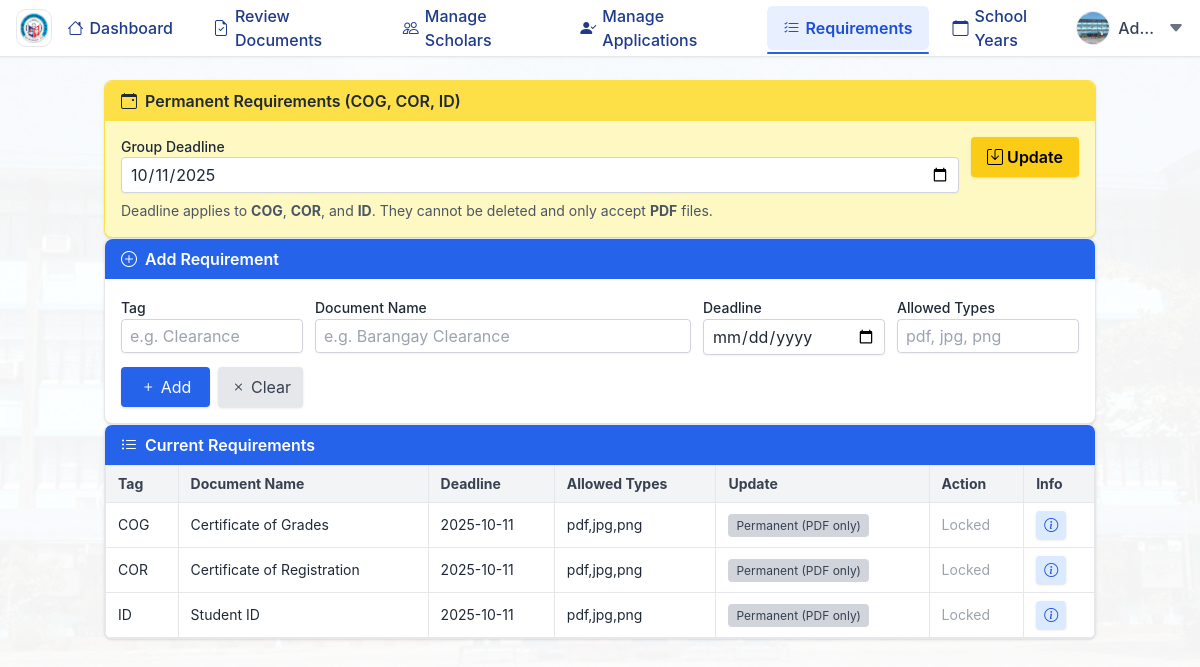
The app's page /admin/manage_requirements.php (signed in) with its own data.
### tables this page shows
CREATE TABLE `requirements` (
  `id` int(11) NOT NULL,
  `tag` varchar(50) NOT NULL,
  `document_type` varchar(255) NOT NULL,
  `deadline` date DEFAULT NULL,
  `allowed_types` varchar(100) NOT NULL DEFAULT 'pdf',
  `is_permanent` tinyint(1) DEFAULT 0,
  `is_required` tinyint(1) DEFAULT 0
);

### admin/manage_requirements.php (the view, shortened to what this page needs)
<?php
require '../config.php';
$db = isset($pdo) ? $pdo : (isset($conn) ? $conn : null);
$reqs = $db->query("SELECT * FROM requirements ORDER BY is_permanent DESC, tag ASC")->fetchAll(PDO::FETCH_ASSOC);
$groupDeadline = null;
foreach ($reqs as $r) {
  if ($r['is_permanent']) {
    $groupDeadline = $r['deadline'];
    break;
  }
}
?>
<!DOCTYPE html>
<html lang="en">
<head>
  <script src="https://cdn.tailwindcss.com"></script>
  <link rel="stylesheet" href="../css/style.css">
  <link rel="stylesheet" href="https://cdn.jsdelivr.net/npm/bootstrap-icons@1.11.3/font/bootstrap-icons.css">
</head>
<body class="bg-gray-50 text-gray-800">
<?php include __DIR__ . '/includes/navbar.php'; ?>
<div class="container mx-auto px-4 py-6">
  <div class="bg-yellow-100 border border-yellow-300 rounded-lg shadow">
    <div class="bg-yellow-300 px-4 py-2 font-semibold flex items-center gap-2 rounded-t-lg">
      <i class="bi bi-calendar-event"></i> Permanent Requirements (COG, COR, ID)
    </div>
    <div class="p-4 space-y-2">
      <form method="post" class="flex flex-col sm:flex-row gap-3">
        <div class="flex flex-col flex-1">
          <label class="text-sm font-medium">Group Deadline</label>
          <input type="date" name="deadline" value="<?= htmlspecialchars($groupDeadline ?? '') ?>"
            class="rounded border-gray-300 px-2 py-1 shadow-sm focus:border-yellow-400 focus:ring-yellow-400">
        </div>
        <div>
          <button type="submit" name="update_group_deadline" class="bg-yellow-400 hover:bg-yellow-500 text-black font-semibold px-4 py-2 rounded shadow transition">
            <i class="bi bi-save"></i> Update
          </button>
        </div>
      </form>
      <p class="text-sm text-gray-600">Deadline applies to <strong>COG</strong>, <strong>COR</strong>, and <strong>ID</strong>. They cannot be deleted and only accept <strong>PDF</strong> files.</p>
    </div>
  </div>
  <div class="bg-white border rounded-lg shadow">
    <div class="bg-blue-600 text-white px-4 py-2 font-semibold flex items-center gap-2 rounded-t-lg">
      <i class="bi bi-plus-circle"></i> Add Requirement
    </div>
    <div class="p-4">
      <form method="post" class="grid grid-cols-1 md:grid-cols-5 gap-3">
        <div>
          <label class="text-sm font-medium">Tag</label>
          <input type="text" name="tag" placeholder="e.g. Clearance"
            class="w-full rounded border-gray-300 px-2 py-1 shadow-sm focus:border-blue-400 focus:ring-blue-400" required>
        </div>
        <div class="md:col-span-2">
          <label class="text-sm font-medium">Document Name</label>
          <input type="text" name="document_type" placeholder="e.g. Barangay Clearance"
            class="w-full rounded border-gray-300 px-2 py-1 shadow-sm focus:border-blue-400 focus:ring-blue-400" required>
        </div>
        <div>
          <label class="text-sm font-medium">Deadline</label>
          <input type="date" name="deadline"
            class="w-full rounded border-gray-300 px-2 py-1 shadow-sm focus:border-blue-400 focus:ring-blue-400">
        </div>
        <div>
          <label class="text-sm font-medium">Allowed Types</label>
          <input type="text" name="allowed_types" placeholder="pdf, jpg, png"
            class="w-full rounded border-gray-300 px-2 py-1 shadow-sm focus:border-blue-400 focus:ring-blue-400" required>
        </div>
        <div class="flex gap-2 items-end">
          <button type="submit" name="add_requirement" class="bg-blue-600 hover:bg-blue-700 text-white px-3 py-2 rounded shadow flex-1">
            <i class="bi bi-plus"></i> Add
          </button>
          <button type="reset" class="bg-gray-200 hover:bg-gray-300 text-gray-700 px-3 py-2 rounded shadow">
            <i class="bi bi-x"></i> Clear
          </button>
        </div>
      </form>
    </div>
  </div>
  <div class="bg-white border rounded-lg shadow overflow-hidden">
    <div class="bg-blue-600 text-white px-4 py-2 font-semibold flex items-center gap-2">
      <i class="bi bi-list-ul"></i> Current Requirements
    </div>
    <div class="overflow-x-auto">
      <table class="w-full text-sm text-left border-collapse">
        <thead class="bg-gray-100 text-gray-700">
          <tr>
            <th class="px-3 py-2 border">Tag</th>
            <th class="px-3 py-2 border">Document Name</th>
            <th class="px-3 py-2 border">Deadline</th>
            <th class="px-3 py-2 border">Allowed Types</th>
            <th class="px-3 py-2 border">Update</th>
            <th class="px-3 py-2 border">Action</th>
            <th class="px-3 py-2 border">Info</th>
          </tr>
        </thead>
        <tbody>
          <?php if(!empty($reqs)): ?>
            <?php foreach($reqs as $req): ?>
              <tr class="hover:bg-gray-50 transition" data-id="<?= $req['id'] ?>">
                <td class="px-3 py-2 border"><?= htmlspecialchars($req['tag']) ?></td>
                <td class="px-3 py-2 border"><?= htmlspecialchars($req['document_type']) ?></td>
                <td class="px-3 py-2 border deadline-cell"><?= $req['deadline'] ?></td>
                <td class="px-3 py-2 border types-cell"><?= htmlspecialchars($req['allowed_types']) ?></td>
                <td class="px-3 py-2 border">
                  <?php if (!$req['is_permanent']): ?>
                    <form class="flex gap-2 items-center requirement-update-form">
                      <input type="date" name="deadline" value="<?= $req['deadline'] ?>"
                        class="rounded border-gray-300 px-2 py-1 text-sm shadow-sm">
                      <input type="text" name="allowed_types" value="<?= htmlspecialchars($req['allowed_types']) ?>"
                        class="rounded border-gray-300 px-2 py-1 text-sm shadow-sm">
                      <button type="submit" class="bg-green-500 hover:bg-green-600 text-white px-2 py-1 rounded shadow">
                        <i class="bi bi-save"></i>
                      </button>
                    </form>
                  <?php else: ?>
                    <span class="px-2 py-1 rounded bg-gray-300 text-gray-700 text-xs">Permanent (PDF only)</span>
                  <?php endif; ?>
                </td>
                <td class="px-3 py-2 border">
                  <?php if (!$req['is_permanent']): ?>
                    <a href="?delete=<?= $req['id'] ?>" onclick="return confirm('Delete this requirement?');"
                      class="bg-red-500 hover:bg-red-600 text-white px-2 py-1 rounded shadow text-sm">
                      <i class="bi bi-trash"></i>
                    </a>
                  <?php else: ?>
                    <span class="text-gray-400 text-sm">Locked</span>
                  <?php endif; ?>
                </td>
                <td class="px-3 py-2 border">
                  <button type="button" class="bg-blue-100 hover:bg-blue-200 text-blue-700 px-2 py-1 rounded shadow text-sm"
                    onclick="alert('Tag: <?= htmlspecialchars($req['tag']) ?>\nDocument: <?= htmlspecialchars($req['document_type']) ?>\nDeadline: <?= $req['deadline'] ?>\nAllowed Types: <?= htmlspecialchars($req['allowed_types']) ?>');">
                    <i class="bi bi-info-circle"></i>
                  </button>
                </td>
              </tr>
            <?php endforeach; ?>
          <?php else: ?>
            <tr>
              <td colspan="7" class="text-center text-gray-500 px-3 py-4">No requirements found</td>
            </tr>
          <?php endif; ?>
        </tbody>
      </table>
    </div>
  </div>
</body>
</html>

### css/style.css (style rules this page uses)
:root { --primary-color: #0d47a1; --secondary-color: #1976d2; --accent-color: #e3f2fd; --text-color: #1a237e; --danger-color: #dc2626; --danger-hover: #b91c1c; --card-bg: #ffffff; --transition-speed: 0.25s; --shadow-sm: 0 1px 3px rgba(0,0,0,0.08); --shadow-md: 0 4px 6px rgba(0,0,0,0.1); --shadow-lg: 0 10px 15px rgba(0,0,0,0.15); }
body { font-family: 'Inter', 'Segoe UI', sans-serif; background: linear-gradient(rgba(255,255,255,0.95), rgba(255,255,255,0.95)), url('pictures/iccbackground.png') no-repeat center center fixed; background-size: cover; color: var(--text-color); margin: 0; padding-top: 56px; line-height: 1.6; }
input, select, textarea { border: 1px solid #d1d5db; padding: 8px 12px; font-size: 0.95rem; width: 100%; border-radius: 0; transition: border var(--transition-speed), box-shadow var(--transition-speed); }

### records on screen
requirements: deadline "10/11/2025", tag "COG", document_type "Certificate of Grades", deadline "2025-10-11", allowed_types "pdf,jpg,png", is_permanent "Permanent (PDF only)"
requirements: tag "COR", document_type "Certificate of Registration", deadline "2025-10-11", allowed_types "pdf,jpg,png", is_permanent "Permanent (PDF only)"
requirements: tag "ID", document_type "Student ID", deadline "2025-10-11", allowed_types "pdf,jpg,png", is_permanent "Permanent (PDF only)"
